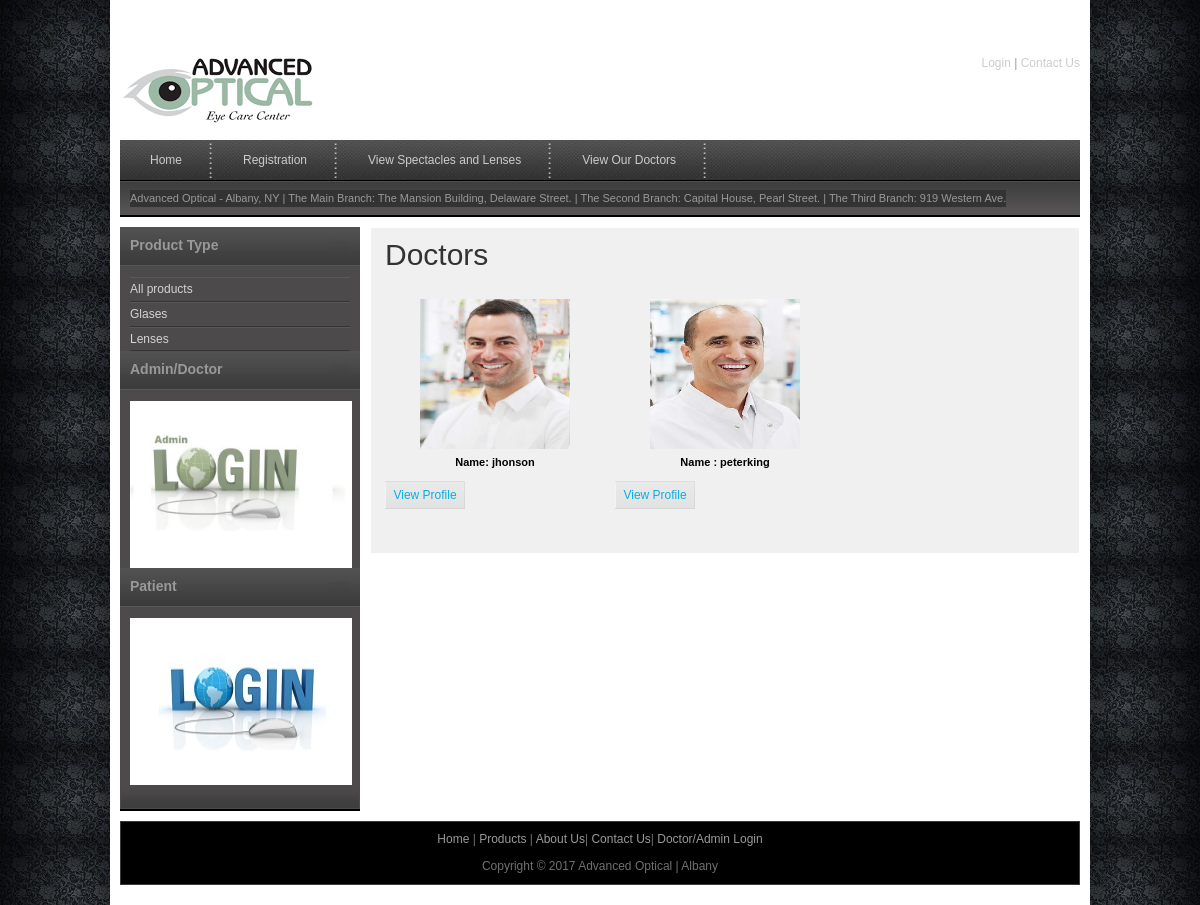
Screenshot of /viewdoctors.php with the database file from the repository.
### tables this page shows
CREATE TABLE IF NOT EXISTS `doctor` (
  `doc_id` int(10) NOT NULL AUTO_INCREMENT,
  `branch_id` int(10) NOT NULL,
  `doc_name` varchar(25) NOT NULL,
  `clinic_name` varchar(25) NOT NULL,
  `email_id` varchar(25) NOT NULL,
  `phone` varchar(25) NOT NULL,
  `mobile` varchar(25) NOT NULL,
  `login_id` varchar(25) NOT NULL,
  `password` varchar(25) NOT NULL,
  `created_at` date NOT NULL,
  `image` varchar(70) NOT NULL,
  `last_login` datetime DEFAULT NULL,
  PRIMARY KEY (`doc_id`)
);

### viewdoctors.php (the view, shortened to what this page needs)
<?php
include("includes/header.php");
include("conn.php");
$sql="select * from doctor";
$results = mysqli_query($con,$sql);
?>
    <div id="tm_main">
   		<div id="sidebar" class="float_l">
        	<div class="sidebar_box"><span class="bottom"></span>
            	<?php
				include("sidebar.php");
				?>
            </div>
   		</div>
       <div id="R_main">
        <div id="content" class="float_r">
        	<h1>Doctors</h1>
            <?php
			$i=0;
			while($ros = mysqli_fetch_array($results))
			{
				if($ros['image']=="")
				{
				$img = "upload/noimage.jpg";
				}
				else
				{
				$img = "upload/".$ros['image'];
				}
				if($i==0)
				{
				?>
            <div class="product_box">
		 		<a href="viewdoctor.php>
            <a href="doctorprofile.php?docid=<?php echo $ros["doc_id"]; ?>">
            <a href="doctorprofile.php?docid=<?php echo $ros["doc_id"]; ?>">
            <a href="doctorprofile.php?docid=<?php echo $ros["doc_id"]; ?>">
            <img src="<?php echo $img; ?>" alt="Image 02" height="150" width="150"/></a></a></a></a>
              <h3><?php echo "Name: ". $ros["doc_name"]; ?></h3>
                <a href="doctorprofile.php?docid=<?php echo $ros['doc_id'];  ?>" class="detail">View Profile</a>
            </div>
            <?php
			$i=1;
				}
				else if($i==1)
				{
				?>
            <div class="product_box">
           	  <a href="doctorprofile.php?docid=<?php echo $ros["doc_id"]; ?>"><img src="<?php echo $img; ?>" alt="Image 02" height="150" width="150"/></a>
                <h3>Name : <?php echo $ros["doc_name"]; ?></h3>
              <a href="doctorprofile.php?docid=<?php echo $ros['doc_id']; ?> <img src="<?php echo $img; ?>" alt="Image 02" height='150' width='150'  class="detail">View Profile</a>
            </div>
            <?php
			$i=2;
				}
				?>
            	<?php
			}
			?>
      </div>
    </div>
    <?php
include("includes/footer.php");
?>

### css/tm_style.css (style rules this page uses)
body { margin: 0; padding: 0; color: #999; font-family: Tahoma, Geneva, sans-serif; font-size: 12px; line-height: 1.4em; background-color: #2e2e2e; background-repeat: repeat; background-image: url(../images/tm_body.jpg) }
a, a:link, a:visited { color: #08aee3; font-weight: normal; text-decoration: none; }
img { border: none; }
h1, h2, h3, h4, h5, h6 { color: #333; font-weight: normal; }
h1 { font-size: 30px; margin: 0 0 30px; padding: 5px 0; }
h3 { font-size: 20px; margin: 0 0 20px; padding: 0; }
.float_l { float: left }
.float_r { float: right }
#tm_main { width: 100%; margin-bottom: 10px; }
#content { width: 680px; background: #f0f0f0; border: 1px solid #fff; padding: 14px; }
#sidebar { width: 240px }
.sidebar_box { position: relative; background: #4c4a4a; margin-bottom: 36px; }
.product_box { float: left; width: 220px; text-align: center; margin: 0 10px 30px 0; }
.product_box img { margin-bottom: 5px; }
.product_box h3 { font-size: 11px; color: #000; font-weight: 700; margin-bottom: 10px; }
.product_box .detail { float: left; display: block; width: 80px; height: 28px; line-height: 28px; text-align: center; background: url(../images/detail.jpg) }

### rows the page displays
doctor: image (picture), doc_name "jhonson"
doctor: image (picture), doc_name "peterking"
